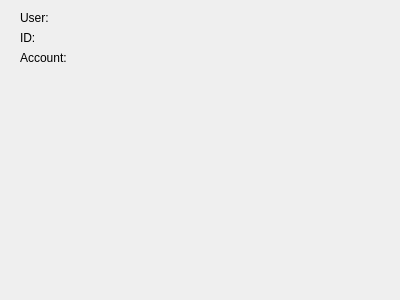
<?xml version="1.0" encoding="UTF-8"?>
<ui version="4.0">
 <class>Main_Reader</class>
 <widget class="QWidget" name="Main_Reader">
  <property name="geometry">
   <rect>
    <x>0</x>
    <y>0</y>
    <width>400</width>
    <height>300</height>
   </rect>
  </property>
  <property name="windowTitle">
   <string>Form</string>
  </property>
  <widget class="QLabel" name="label">
   <property name="geometry">
    <rect>
     <x>20</x>
     <y>10</y>
     <width>171</width>
     <height>16</height>
    </rect>
   </property>
   <property name="text">
    <string>User:</string>
   </property>
  </widget>
  <widget class="QLabel" name="label_2">
   <property name="geometry">
    <rect>
     <x>20</x>
     <y>30</y>
     <width>171</width>
     <height>16</height>
    </rect>
   </property>
   <property name="text">
    <string>ID:</string>
   </property>
  </widget>
  <widget class="QLabel" name="label_3">
   <property name="geometry">
    <rect>
     <x>20</x>
     <y>50</y>
     <width>171</width>
     <height>16</height>
    </rect>
   </property>
   <property name="text">
    <string>Account:</string>
   </property>
  </widget>
 </widget>
 <resources/>
 <connections/>
</ui>
